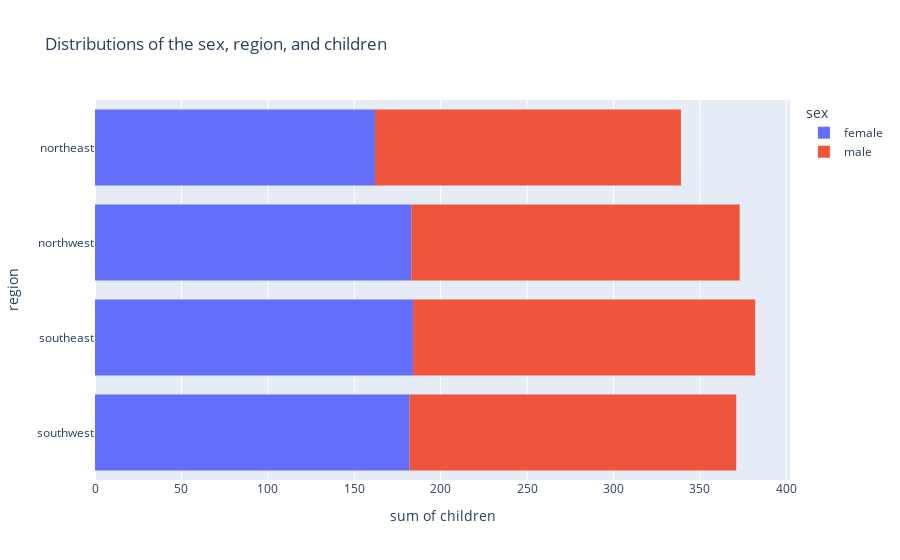

The cell this chart's notebook holds for it:
### Code cell
px.histogram(medical_df,x = 'children',y='region',color  = 'sex',title= 'Distributions of the sex, region, and children')

### Figure 1 — Plotly figure (JSON) as saved in the notebook; plotly's stock layout.template omitted (floating-point values rounded to 4 significant figures; data arrays with more than 128 entries replaced by an {"elided": "..."} marker saying what was removed)
{"data": [{"alignmentgroup": "True", "bingroup": "y", "histfunc": "sum", "hovertemplate": "sex=female<br>sum of children=%{x}<br>region=%{y}<extra></extra>", "legendgroup": "female", "marker": {"color": "#636efa", "pattern": {"shape": ""}}, "name": "female", "offsetgroup": "female", "orientation": "h", "showlegend": true, "type": "histogram", "x": {"elided": "662 int values"}, "xaxis": "x", "y": {"elided": "662 str values"}, "yaxis": "y"}, {"alignmentgroup": "True", "bingroup": "y", "histfunc": "sum", "hovertemplate": "sex=male<br>sum of children=%{x}<br>region=%{y}<extra></extra>", "legendgroup": "male", "marker": {"color": "#EF553B", "pattern": {"shape": ""}}, "name": "male", "offsetgroup": "male", "orientation": "h", "showlegend": true, "type": "histogram", "x": {"elided": "676 int values"}, "xaxis": "x", "y": {"elided": "676 str values"}, "yaxis": "y"}], "layout": {"barmode": "relative", "legend": {"title": {"text": "sex"}, "tracegroupgap": 0}, "title": {"text": "Distributions of the sex, region, and children"}, "xaxis": {"anchor": "y", "domain": [0, 1], "title": {"text": "sum of children"}}, "yaxis": {"anchor": "x", "domain": [0, 1], "title": {"text": "region"}}}}
